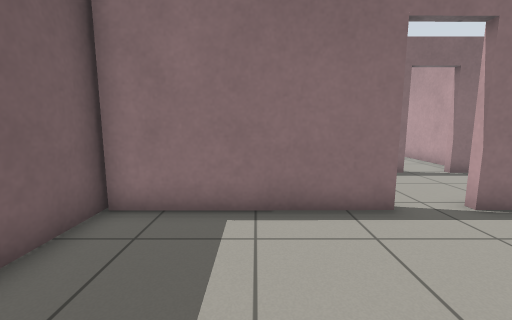
[1] (above)

24 first-person views from a walk through a world built for the Gazebo simulator. The camera is 0.94 m above the floor, tilts 8° down and sees 90° across. The floor is counted in squares, 0.5 m on a side. Each view is taken from the middle of a square. On the plan, view 1 faces up. The plan holds only what a view shows up to about 15 squares ahead; the rest is blank. The place goes on beyond the plan. Robots are left out.

[2]
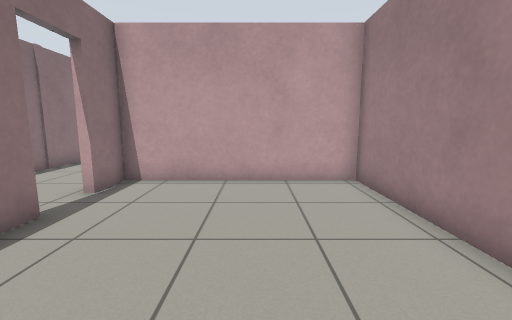

[3]
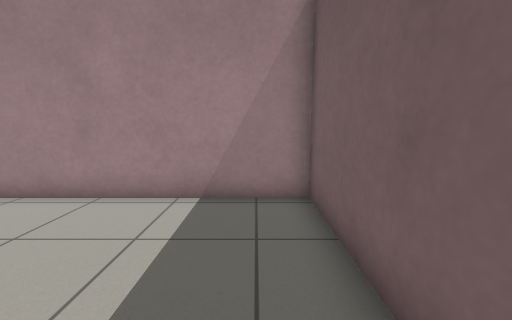

[4]
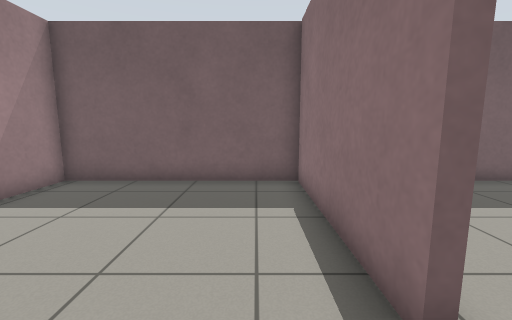

[5]
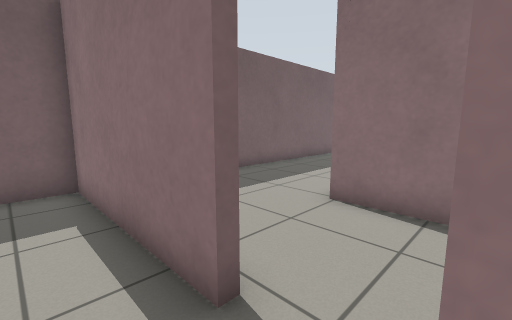

[6]
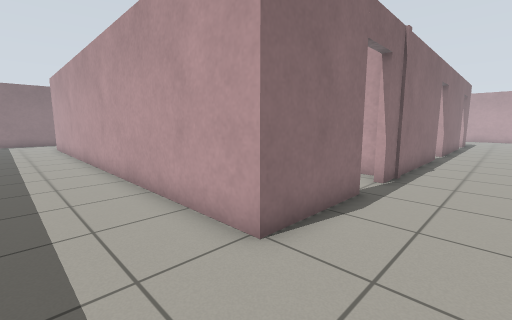

[7]
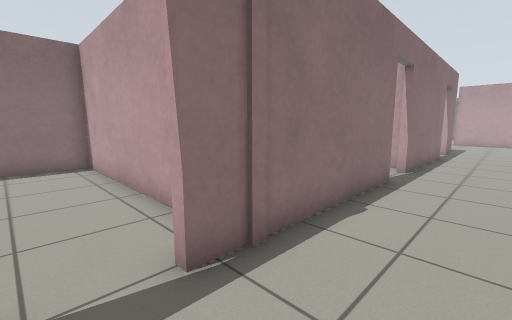

[8]
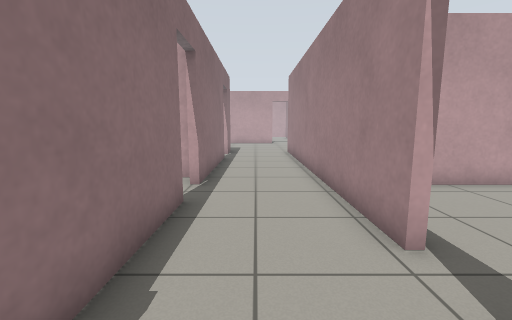

[9]
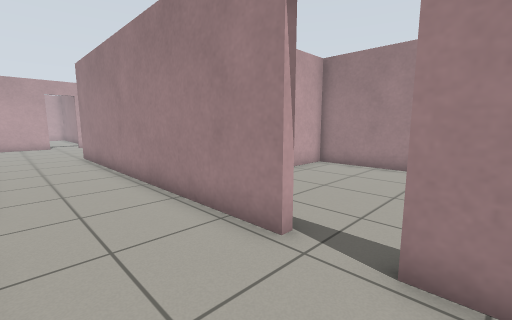

[10]
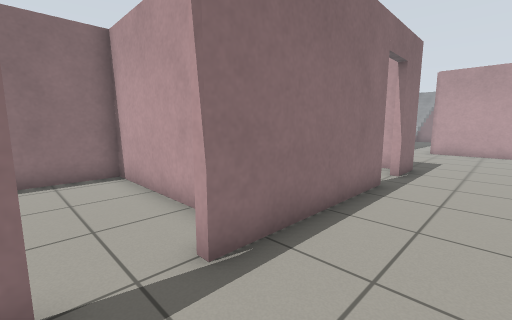

[11]
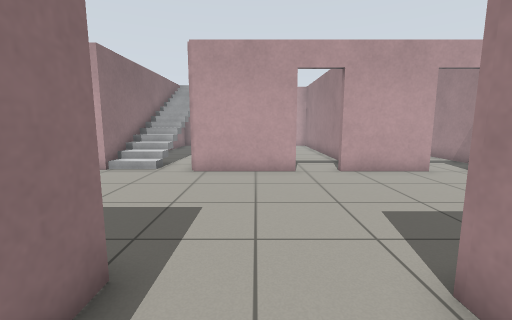

[12]
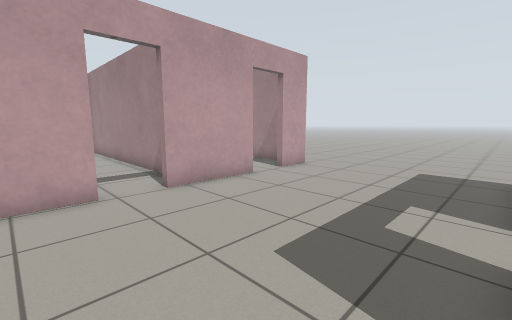

[13]
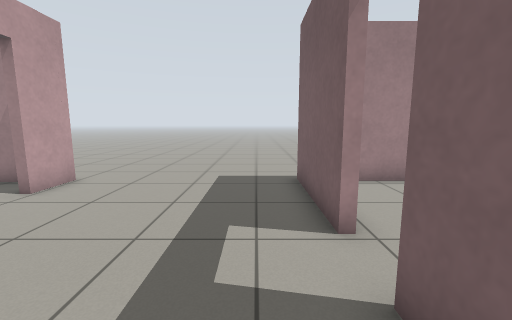

[14]
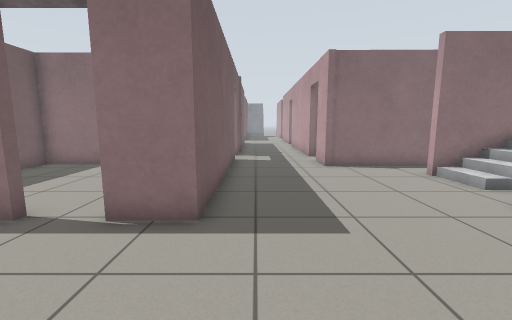

[15]
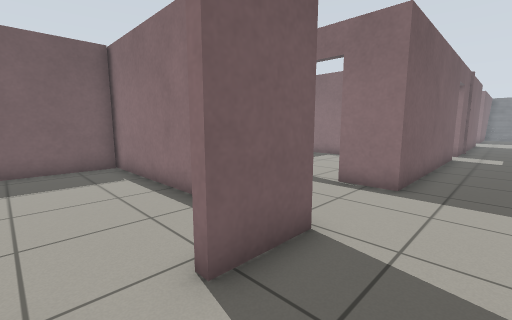

[16]
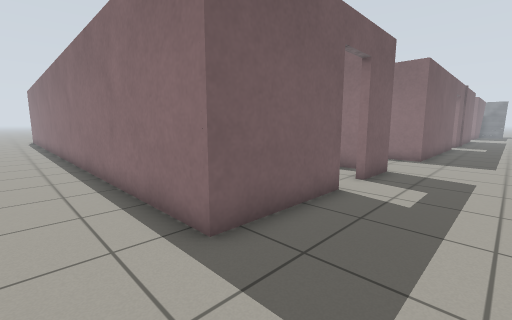

[17]
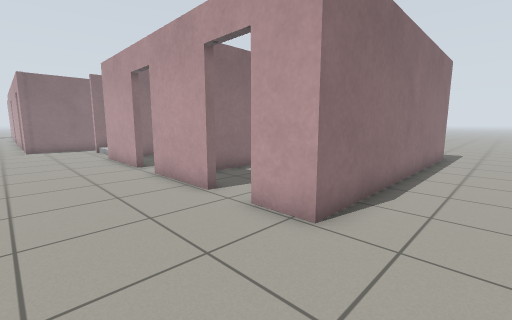

[18]
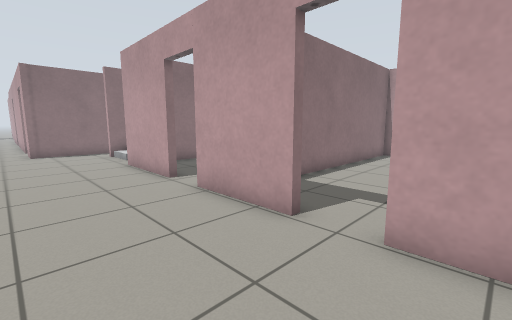

[19]
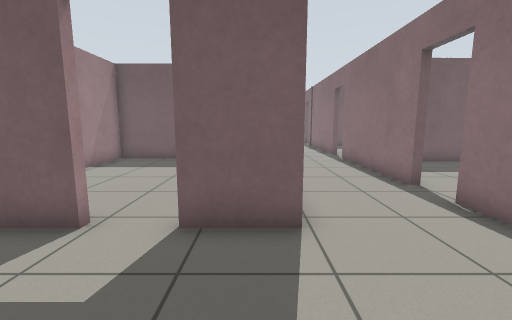

[20]
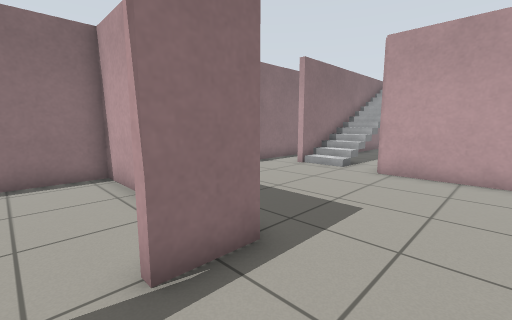

[21]
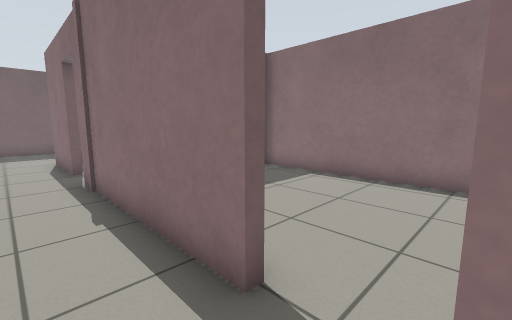

[22]
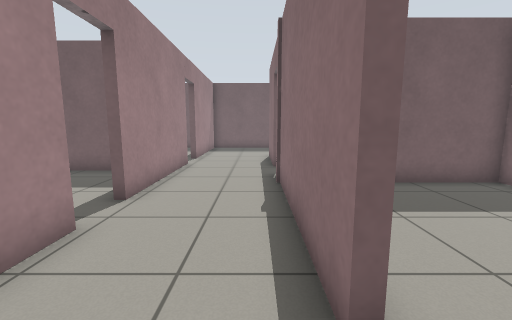

[23]
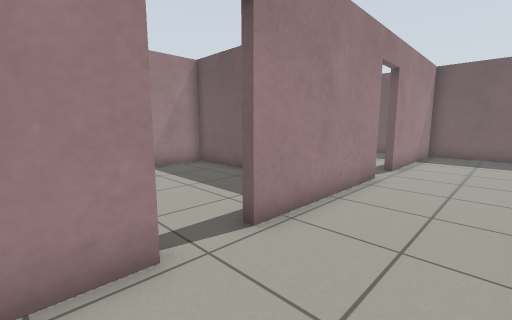

[24]
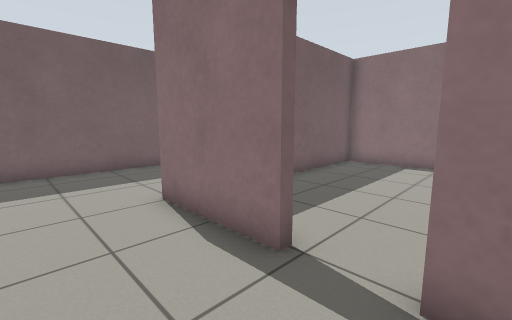

### Floor plan
Ten units are one square. View 1 is at (0, 0); x grows to the right and y downward. Boxes are objects, and circles mark ways between rooms. Rooms are numbered by the first view taken in them; rooms with no view inside come last. Other rooms are left out.
<svg viewBox="-39 -264 439 296">
<path fill="none" stroke="#000" d="M30 -54 -33 -54M-34 -55 -34 24 65 24 65 -54 48 -54M151 -98 75 -98M126 -58 266 -58 266 -35M234 -98 167 -98M57 -98 19 -98 19 -259M48 -57 108 -58M266 -19 266 27 106 27M269 -188 269 -98 250 -98M269 -216 269 -204M-33 -57 30 -57M341 -64 341 -105M311 -198 311 -203M-34 -174 -34 -55M341 -11 341 -46M364 -164 311 -165 311 -181M395 -142 344 -142 344 -146M395 25 341 25 341 7M231 -55 168 -55M230 24 246 24M256 -55 247 -55M171 -55 171 24 201 24M86 -104 86 -195 22 -195 22 -149M179 -102 179 -169 89 -169 89 -135M208 -169 182 -169 182 -134M266 -144 266 -169 239 -169"/>
<circle cx="37" cy="-57" r="3" fill="#2a7"/>
<circle cx="263" cy="-27" r="3" fill="#2a7"/>
<circle cx="65" cy="-100" r="3" fill="#2a7"/>
<circle cx="155" cy="-100" r="3" fill="#2a7"/>
<circle cx="245" cy="-100" r="3" fill="#2a7"/>
<text x="10" y="-20">1</text>
<text x="150" y="-90">2</text>
<text x="220" y="-20">3</text>
<text x="50" y="-150">4</text>
<text x="130" y="-140">5</text>
<text x="220" y="-140">6</text>
</svg>
Room 1 opens to room 2. Room 2 opens to room 3. Room 2 opens to room 4. Room 2 opens to room 5. Room 2 opens to room 6.

Where each view was taken, in squares from view 1:
view 1: 0 up, 0 right, facing up
view 2: 1 up, 2 left, facing right
view 3: 4 up, 2 left, facing down
view 4: 4 up, 5 right, facing left
view 5: 4 up, 5 right, facing up-left
view 6: 7 up, 1 left, facing up-right
view 7: 7 up, 6 right, facing up-right
view 8: 8 up, 9 right, facing right
view 9: 9 up, 10 right, facing down-right
view 10: 7 up, 15 right, facing up-right
view 11: 8 up, 24 right, facing right
view 12: 8 up, 27 right, facing down-right
view 13: 6 up, 28 right, facing down
view 14: 5 up, 28 right, facing up
view 15: 2 up, 29 right, facing up-left
view 16: 5 down, 30 right, facing up-left
view 17: 5 down, 30 right, facing up-right
view 18: 2 down, 30 right, facing up-right
view 19: 5 up, 31 right, facing left
view 20: 7 up, 24 right, facing up-right
view 21: 8 up, 17 right, facing up-left
view 22: 9 up, 17 right, facing left
view 23: 9 up, 14 right, facing down-left
view 24: 7 up, 8 right, facing up-left
